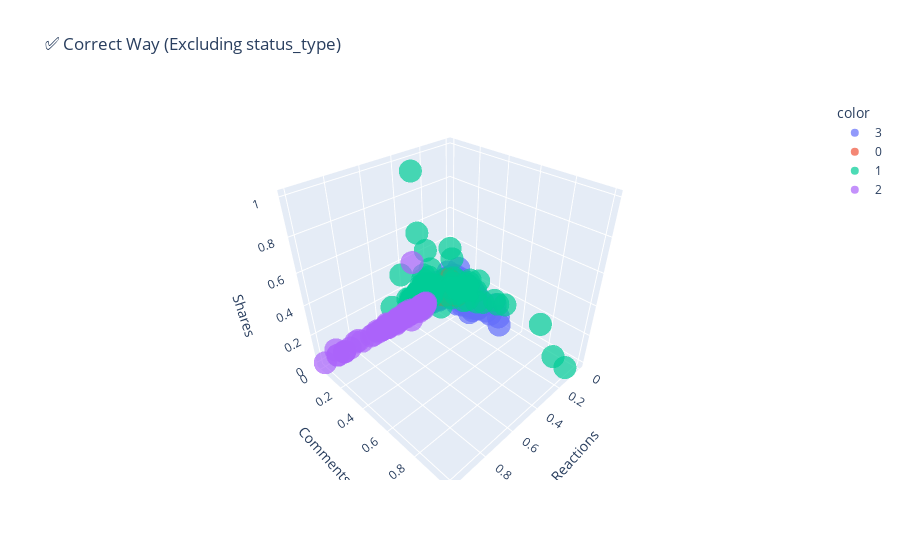
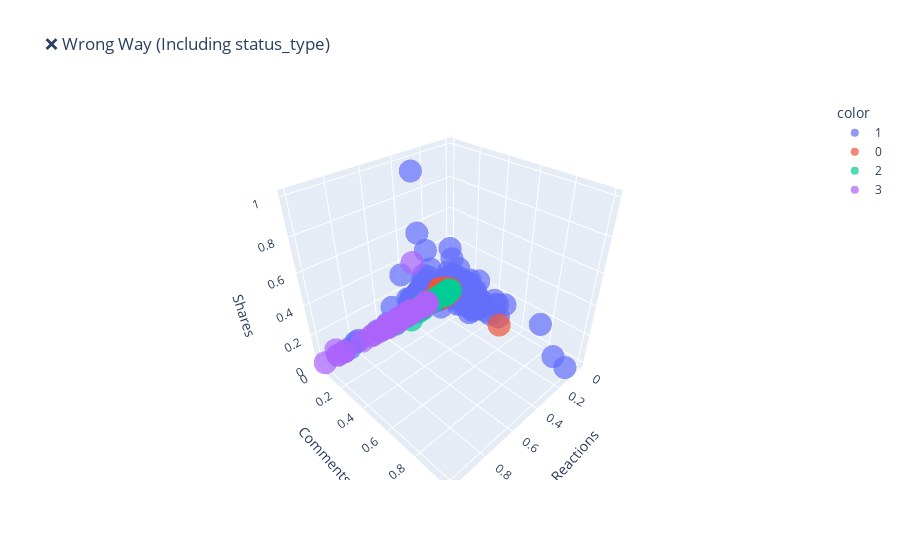

The cell these charts' notebook holds for them, in order:
### Code cell
import plotly.express as px
from sklearn.cluster import KMeans

# ========== ✅ Correct Way (exclude status_type) ==========
X = df.drop(columns=['status_type'])
kmeans_correct = KMeans(n_clusters=4, random_state=42)
labels_correct = kmeans_correct.fit_predict(X)

fig1 = px.scatter_3d(
    df,
    x="num_reactions",
    y="num_comments",
    z="num_shares",
    color=labels_correct.astype(str),
    opacity=0.7,
    title="✅ Correct Way (Excluding status_type)"
)
fig1.update_layout(
    scene=dict(
        xaxis_title="Reactions",
        yaxis_title="Comments",
        zaxis_title="Shares"
    )
)


# ========== ❌ Wrong Way (include status_type) ==========
X_wrong = df.copy()   # includes status_type
kmeans_wrong = KMeans(n_clusters=4, random_state=42)
labels_wrong = kmeans_wrong.fit_predict(X_wrong)

fig2 = px.scatter_3d(
    df,
    x="num_reactions",
    y="num_comments",
    z="num_shares",
    color=labels_wrong.astype(str),
    opacity=0.7,
    title="❌ Wrong Way (Including status_type)"
)
fig2.update_layout(
    scene=dict(
        xaxis_title="Reactions",
        yaxis_title="Comments",
        zaxis_title="Shares"
    )
)

# Show both plots one after another
fig1.show()
fig2.show()

### Figure 1 — Plotly figure (JSON) as saved in the notebook; plotly's stock layout.template omitted (floating-point values rounded to 4 significant figures; data arrays with more than 128 entries replaced by an {"elided": "..."} marker saying what was removed)
{"data": [{"hovertemplate": "color=3<br>num_reactions=%{x}<br>num_comments=%{y}<br>num_shares=%{z}<extra></extra>", "legendgroup": "3", "marker": {"color": "#636efa", "opacity": 0.7, "symbol": "circle"}, "mode": "markers", "name": "3", "scene": "scene", "showlegend": true, "type": "scatter3d", "x": {"elided": "1218 float values"}, "y": {"elided": "1218 float values"}, "z": {"elided": "1218 float values"}}, {"hovertemplate": "color=0<br>num_reactions=%{x}<br>num_comments=%{y}<br>num_shares=%{z}<extra></extra>", "legendgroup": "0", "marker": {"color": "#EF553B", "opacity": 0.7, "symbol": "circle"}, "mode": "markers", "name": "0", "scene": "scene", "showlegend": true, "type": "scatter3d", "x": {"elided": "5378 float values"}, "y": {"elided": "5378 float values"}, "z": {"elided": "5378 float values"}}, {"hovertemplate": "color=1<br>num_reactions=%{x}<br>num_comments=%{y}<br>num_shares=%{z}<extra></extra>", "legendgroup": "1", "marker": {"color": "#00cc96", "opacity": 0.7, "symbol": "circle"}, "mode": "markers", "name": "1", "scene": "scene", "showlegend": true, "type": "scatter3d", "x": [0.317, 0.2928, 0.09597, 0.1197, 0.1342, 0.135, 0.1325, 0.1592, 0.2089, 0.2628, 0.242, 0.2454, 0.162, 0.1932, 0.1817, 0.2248, 0.1773, 0.1741, 0.2132, 0.1796, 0.1715, 0.1894, 0.1941, 0.2225, 0.1493, 0.176, 0.2289, 0.1783, 0.1783, 0.2503, 0.2427, 0.2378, 0.2488, 0.2887, 0.3163, 0.2983, 0.1856, 0.2493, 0.2376, 0.2643, 0.2718, 0.2626, 0.2985, 0.258, 0.293, 0.28, 0.3599, 0.2461, 0.2877, 0.2786, 0.3365, 0.2391, 0.4159, 0.2541, 0.2904, 0.3696, 0.3163, 0.2488, 0.2832, 0.3191, 0.2718, 0.3563, 0.2739, 0.2779, 0.259, 0.2573, 0.2775, 0.2779, 0.3299, 0.3732, 0.2913, 0.3722, 0.2943, 0.342, 0.4183, 0.2766, 0.2877, 0.2624, 0.2408, 0.3429, 0.221, 0.2607, 0.2554, 0.3909, 0.4614, 0.3221, 0.4749, 0.2476, 0.2998, 0.3212, 0.4004, 0.2149, 0.2996, 0.2229, 0.4015, 0.4344, 0.2943, 0.3677, 0.2766, 0.3635, 0.3841, 0.3817, 0.5093, 0.2953, 0.3979, 0.2966, 0.4091, 0.4316, 0.3635, 0.4053, 0.248, 0.4221, 0.5603, 0.2764, 0.08832, 0.07856, 0.1223, 0.07537, 0.1098, 0.1503, 0.1346, 0.155], "y": [0.09428, 0.03664, 0.9058, 1.0, 0.1627, 0.1436, 0.5718, 0.2782, 0.2461, 0.3761, 0.3108, 0.3434, 0.1945, 0.2841, 0.2479, 0.3113, 0.1867, 0.2301, 0.3364, 0.1759, 0.2628, 0.3155, 0.3341, 0.1782, 0.1909, 0.3306, 0.4503, 0.3404, 0.1914, 0.04297, 0.05917, 0.04331, 0.07437, 0.0647, 0.1009, 0.05507, 0.05236, 0.07018, 0.07551, 0.06313, 0.04397, 0.0586, 0.07666, 0.05388, 0.06336, 0.0616, 0.1086, 0.05493, 0.0707, 0.08409, 0.09114, 0.05812, 0.2941, 0.08228, 0.08547, 0.1075, 0.07961, 0.06999, 0.08795, 0.09147, 0.0747, 0.07141, 0.07289, 0.06036, 0.07041, 0.09967, 0.05955, 0.07094, 0.1041, 0.09004, 0.08471, 0.09223, 0.0686, 0.1102, 0.1383, 0.1026, 0.06479, 0.03673, 0.05126, 0.07132, 0.05484, 0.04226, 0.03082, 0.06617, 0.1394, 0.05393, 0.1225, 0.04183, 0.05941, 0.06236, 0.09809, 0.04364, 0.06079, 0.06684, 0.07737, 0.07747, 0.04054, 0.0929, 0.04745, 0.08223, 0.06594, 0.07861, 0.1171, 0.06108, 0.1181, 0.03673, 0.07556, 0.09343, 0.06851, 0.07461, 0.05931, 0.08704, 0.07742, 0.1937, 0.255, 0.3009, 0.4853, 0.3594, 0.2627, 0.8292, 0.5222, 0.3784], "z": [0.2199, 0.02015, 0.04702, 0.04498, 0.2442, 0.07827, 0.25, 0.1393, 0.2015, 0.3216, 0.2567, 0.2912, 0.229, 0.2553, 0.2316, 0.2672, 0.1998, 0.2158, 0.2929, 0.4778, 0.222, 0.2996, 0.2953, 0.2845, 0.2465, 0.3081, 0.4027, 0.3318, 0.4124, 0.1554, 0.1717, 0.1755, 0.3213, 0.1744, 0.1469, 0.1773, 0.158, 0.118, 0.1589, 0.1028, 0.1545, 0.09959, 0.212, 0.1063, 0.1478, 0.1101, 0.1977, 0.1212, 0.151, 0.1665, 0.1834, 0.1095, 0.3884, 0.1215, 0.2097, 0.6247, 0.1659, 0.1253, 0.2249, 0.2529, 0.139, 0.2001, 0.1831, 0.1206, 0.2643, 0.219, 0.2182, 0.1998, 0.3277, 0.2097, 0.4725, 0.1533, 0.1197, 0.304, 1.0, 0.2325, 0.1565, 0.09755, 0.08616, 0.1606, 0.0993, 0.1192, 0.07039, 0.1536, 0.2389, 0.09287, 0.238, 0.07418, 0.2158, 0.1157, 0.1589, 0.1157, 0.1326, 0.1484, 0.1542, 0.1428, 0.1489, 0.2182, 0.07418, 0.1636, 0.1603, 0.1855, 0.4176, 0.1735, 0.1711, 0.203, 0.1761, 0.2041, 0.1428, 0.1773, 0.1046, 0.1834, 0.1971, 0.1086, 0.1694, 0.1849, 0.2316, 0.125, 0.1133, 0.2666, 0.2287, 0.1808]}, {"hovertemplate": "color=2<br>num_reactions=%{x}<br>num_comments=%{y}<br>num_shares=%{z}<extra></extra>", "legendgroup": "2", "marker": {"color": "#ab63fa", "opacity": 0.7, "symbol": "circle"}, "mode": "markers", "name": "2", "scene": "scene", "showlegend": true, "type": "scatter3d", "x": {"elided": "332 float values"}, "y": {"elided": "332 float values"}, "z": {"elided": "332 float values"}}], "layout": {"legend": {"title": {"text": "color"}, "tracegroupgap": 0}, "scene": {"domain": {"x": [0, 1], "y": [0, 1]}, "xaxis": {"title": {"text": "Reactions"}}, "yaxis": {"title": {"text": "Comments"}}, "zaxis": {"title": {"text": "Shares"}}}, "title": {"text": "✅ Correct Way (Excluding status_type)"}}}

### Figure 2 — Plotly figure (JSON) as saved in the notebook; plotly's stock layout.template omitted (floating-point values rounded to 4 significant figures; data arrays with more than 128 entries replaced by an {"elided": "..."} marker saying what was removed)
{"data": [{"hovertemplate": "color=1<br>num_reactions=%{x}<br>num_comments=%{y}<br>num_shares=%{z}<extra></extra>", "legendgroup": "1", "marker": {"color": "#636efa", "opacity": 0.7, "symbol": "circle"}, "mode": "markers", "name": "1", "scene": "scene", "showlegend": true, "type": "scatter3d", "x": {"elided": "2334 float values"}, "y": {"elided": "2334 float values"}, "z": {"elided": "2334 float values"}}, {"hovertemplate": "color=0<br>num_reactions=%{x}<br>num_comments=%{y}<br>num_shares=%{z}<extra></extra>", "legendgroup": "0", "marker": {"color": "#EF553B", "opacity": 0.7, "symbol": "circle"}, "mode": "markers", "name": "0", "scene": "scene", "showlegend": true, "type": "scatter3d", "x": {"elided": "4129 float values"}, "y": {"elided": "4129 float values"}, "z": {"elided": "4129 float values"}}, {"hovertemplate": "color=2<br>num_reactions=%{x}<br>num_comments=%{y}<br>num_shares=%{z}<extra></extra>", "legendgroup": "2", "marker": {"color": "#00cc96", "opacity": 0.7, "symbol": "circle"}, "mode": "markers", "name": "2", "scene": "scene", "showlegend": true, "type": "scatter3d", "x": {"elided": "365 float values"}, "y": {"elided": "365 float values"}, "z": {"elided": "365 float values"}}, {"hovertemplate": "color=3<br>num_reactions=%{x}<br>num_comments=%{y}<br>num_shares=%{z}<extra></extra>", "legendgroup": "3", "marker": {"color": "#ab63fa", "opacity": 0.7, "symbol": "circle"}, "mode": "markers", "name": "3", "scene": "scene", "showlegend": true, "type": "scatter3d", "x": {"elided": "222 float values"}, "y": {"elided": "222 float values"}, "z": {"elided": "222 float values"}}], "layout": {"legend": {"title": {"text": "color"}, "tracegroupgap": 0}, "scene": {"domain": {"x": [0, 1], "y": [0, 1]}, "xaxis": {"title": {"text": "Reactions"}}, "yaxis": {"title": {"text": "Comments"}}, "zaxis": {"title": {"text": "Shares"}}}, "title": {"text": "❌ Wrong Way (Including status_type)"}}}
